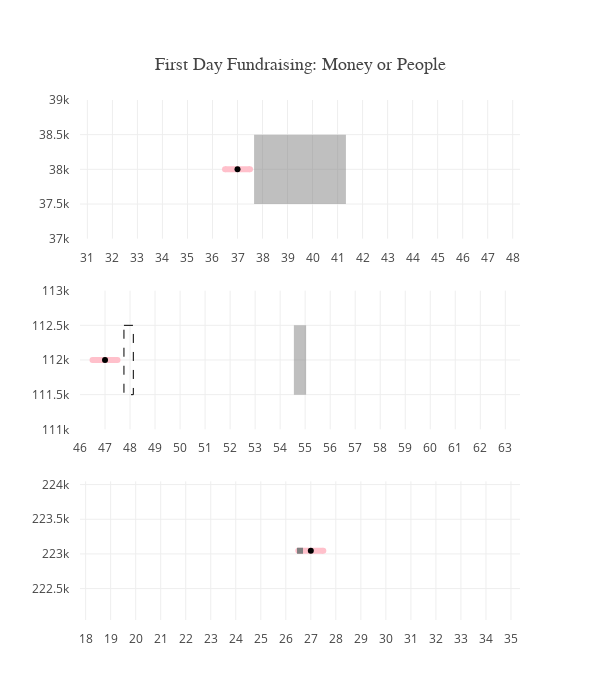

Write notebook code for a chart like this one.
### Code cell
fig = plotly.tools.make_subplots(rows=3, cols=1)

k_ymax = dem_dict['Kamala Harris'][1] + 500
k_ymin = dem_dict['Kamala Harris'][1] - 500
k_xmax = float(dem_dict['Kamala Harris'][0] + 50000)/k_ymin
k_xmin = float(dem_dict['Kamala Harris'][0] - 50000)/k_ymax

box_kamala = go.Scatter(
    x=[k_xmin, k_xmax, k_xmax, k_xmin],
    y=[k_ymax, k_ymax, k_ymin, k_ymin],
    mode='lines',
    line=dict(
        width=0,
        color='gray',
    ),
    fill='toself',
    #fillcolor='#17becf',
)

fig.append_trace(box_kamala, 1, 1)


b_ymax = dem_dict["Beto O'Rourke"][1] + 500
b_ymin = dem_dict["Beto O'Rourke"][1] - 500
b_xmax = float(dem_dict["Beto O'Rourke"][0])/b_ymin
b_xmin = float(dem_dict["Beto O'Rourke"][0])/b_ymax

box_beto = go.Scatter(
    x=[b_xmin, b_xmax, b_xmax, b_xmin],
    y=[b_ymax, b_ymax, b_ymin, b_ymin],
    mode='lines',
    line=dict(
        width=0,
        color='gray',
    ),
    fill='toself',
    #fillcolor='#17becf',
)

fig.append_trace(box_beto, 2, 1)

bo_xmax = float(dem_dict["Beto O'Rourke"][0])/127500
bo_xmin = float(dem_dict["Beto O'Rourke"][0])/128500
badbox_beto = go.Scatter(
    x=[bo_xmin, bo_xmax, bo_xmax, bo_xmin, bo_xmin],
    y=[b_ymax, b_ymax, b_ymin, b_ymin, b_ymax],
    mode='lines',
    line=dict(
        width=1.0,
        dash='dash',
        color='black',
    ),
    fill='none',
    #fillcolor='#17becf',
)

fig.append_trace(badbox_beto, 2, 1)

bernie_exact = float(dem_dict['Bernie Sanders'][0])/dem_dict['Bernie Sanders'][1]
box_bernie = go.Scatter(
    x=[bernie_exact],
    y=[dem_dict['Bernie Sanders'][1]],
    mode='markers',
    marker=dict(
        symbol='square',
        color='gray',
    ),
    #fill='toself',
    #fillcolor='#17becf',
)


for x in range(3):
    pt = go.Scatter(
        x=[dem_dict[names[x]][2]],
        y=[dem_dict[names[x]][1]],
        mode='markers+text',
        marker=dict(color='black'),
    )
    span = go.Scatter(
        x=[dem_dict[names[x]][2]-.5, dem_dict[names[x]][2]+.5],
        y=[dem_dict[names[x]][1]]*2,
        mode='markers+lines',
        marker=dict(color='pink'),
        line=dict(width=6)
    )
    
    fig.append_trace(span, x+1, 1)
    fig.append_trace(pt, x+1, 1)
    

fig.append_trace(box_bernie, 3, 1)

# fig.append_trace(trace3, 1, 1)
# fig.append_trace(trace2, 2, 1)
# fig.append_trace(trace1, 3, 1)

#data = [box_kamala]

#fig = go.Figure(data=data)#,layout=layout)

fig['layout'].update(title=dict(
                         text='First Day Fundraising: Money or People',
                         font=dict(
                             family='verdana',
                             size=18,
                             color=None,
                         ),
                         xref='paper',
                         yref='paper',
                         y=1.0,
                         yanchor='bottom',
                         pad=dict( # unit: pixels
                             b=30,
                         ),
                     ),
                     width=600,
                     height=700,
                     showlegend=False)

k_mid = (k_xmin + k_xmax) / 2.0
b_mid = (b_xmin + b_xmax) / 2.0
b_width = b_mid - dem_dict["Beto O'Rourke"][2] + 1

fig['layout']['xaxis1'].update(range=[k_mid-b_width, k_mid+b_width],
                               tickmode='linear',
                               dtick=1)

fig['layout']['xaxis2'].update(range=[b_mid-b_width, b_mid+b_width],
                               scaleanchor='x',
                               dtick=1)
fig['layout']['xaxis3'].update(range=[bernie_exact-b_width, bernie_exact+b_width],
                               scaleanchor='x',
                               dtick=1)
fig['layout']['yaxis1'].update(range=[k_ymin-500, k_ymax+500],
                              )#dtick=1000)
fig['layout']['yaxis2'].update(scaleanchor='y',
                              )#dtick=1)
fig['layout']['yaxis3'].update(scaleanchor='y',
                              )#dtick=1)

fig['layout'].update(margin=go.layout.Margin(
                         #l=1000,
                         pad=10,
                         autoexpand=False,
                     ),
                    )

plotly.offline.init_notebook_mode(connected=True)
plotly.offline.iplot(fig)

### Figure 1 — Plotly figure (JSON) as saved in the notebook; plotly's stock layout.template omitted (floating-point values rounded to 4 significant figures)
{"data": [{"fill": "toself", "line": {"color": "gray", "width": 0}, "mode": "lines", "type": "scatter", "uid": "3aec7daa-0fe1-4665-bec4-e9f9c049e5db", "x": [37.66, 41.33, 41.33, 37.66], "xaxis": "x", "y": [38500, 38500, 37500, 37500], "yaxis": "y"}, {"fill": "toself", "line": {"color": "gray", "width": 0}, "mode": "lines", "type": "scatter", "uid": "6f263da4-49d5-428f-aa96-582e545d5edc", "x": [54.55, 55.04, 55.04, 54.55], "xaxis": "x2", "y": [112500, 112500, 111500, 111500], "yaxis": "y2"}, {"fill": "none", "line": {"color": "black", "dash": "dash", "width": 1}, "mode": "lines", "type": "scatter", "uid": "310b5d5d-cdb2-4c38-96e1-c4f943e1e1d8", "x": [47.76, 48.13, 48.13, 47.76, 47.76], "xaxis": "x2", "y": [112500, 112500, 111500, 111500, 112500], "yaxis": "y2"}, {"line": {"width": 6}, "marker": {"color": "pink"}, "mode": "markers+lines", "type": "scatter", "uid": "7310bb38-e865-411f-a60e-a5a1d6e760f1", "x": [36.5, 37.5], "xaxis": "x", "y": [38000, 38000], "yaxis": "y"}, {"marker": {"color": "black"}, "mode": "markers+text", "type": "scatter", "uid": "95857737-6350-4655-a5fb-f3a857c84c6c", "x": [37], "xaxis": "x", "y": [38000], "yaxis": "y"}, {"line": {"width": 6}, "marker": {"color": "pink"}, "mode": "markers+lines", "type": "scatter", "uid": "ed7c7742-c5a9-45c9-81ff-bb5d3f346bc6", "x": [46.5, 47.5], "xaxis": "x2", "y": [112000, 112000], "yaxis": "y2"}, {"marker": {"color": "black"}, "mode": "markers+text", "type": "scatter", "uid": "712dbda7-f940-453e-9836-9cb32fa58edf", "x": [47], "xaxis": "x2", "y": [112000], "yaxis": "y2"}, {"line": {"width": 6}, "marker": {"color": "pink"}, "mode": "markers+lines", "type": "scatter", "uid": "69700610-5590-4e4d-bfb7-b8448801f07c", "x": [26.5, 27.5], "xaxis": "x3", "y": [223047, 223047], "yaxis": "y3"}, {"marker": {"color": "black"}, "mode": "markers+text", "type": "scatter", "uid": "d5b64fac-d9e9-4169-80f5-19b4e6961ec5", "x": [27], "xaxis": "x3", "y": [223047], "yaxis": "y3"}, {"marker": {"color": "gray", "symbol": "square"}, "mode": "markers", "type": "scatter", "uid": "84c6c9d4-b050-45bf-b2cc-cc2e6385f9c3", "x": [26.57], "xaxis": "x3", "y": [223047], "yaxis": "y3"}], "layout": {"height": 700, "margin": {"autoexpand": false, "pad": 10}, "showlegend": false, "title": {"font": {"family": "verdana", "size": 18}, "pad": {"b": 30}, "text": "First Day Fundraising: Money or People", "xref": "paper", "y": 1, "yanchor": "bottom", "yref": "paper"}, "width": 600, "xaxis": {"anchor": "y", "domain": [0, 1], "dtick": 1, "range": [30.7, 48.29], "tickmode": "linear"}, "xaxis2": {"anchor": "y2", "domain": [0, 1], "dtick": 1, "range": [46, 63.59], "scaleanchor": "x"}, "xaxis3": {"anchor": "y3", "domain": [0, 1], "dtick": 1, "range": [17.77, 35.36], "scaleanchor": "x"}, "yaxis": {"anchor": "x", "domain": [0.7333, 1], "range": [37000, 39000]}, "yaxis2": {"anchor": "x2", "domain": [0.3667, 0.6333], "scaleanchor": "y"}, "yaxis3": {"anchor": "x3", "domain": [0, 0.2667], "scaleanchor": "y"}}}
